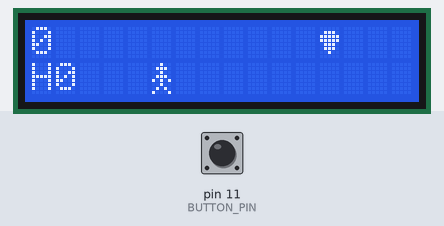
The sketch below on a simulated Arduino Uno, built with avr-gcc and run on an emulated ATmega328P. Parts: 16×2 character LCD. The inputs (shaded band) are chosen by the test bench; at power-on: pin 11 (BUTTON_PIN) HIGH. Random numbers use the default seed unless the sketch sets one.

Above: at 1.2 s.
1.3 s: pin 11 (BUTTON_PIN) pulled LOW for 0.15 s
At 1.75 s:
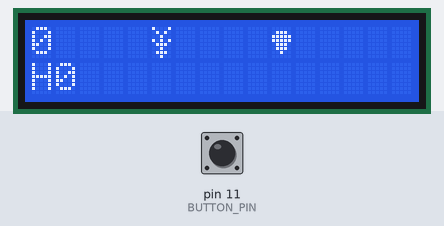
2.0 s: pin 11 (BUTTON_PIN) pulled LOW for 1 s
At 2.35 s:
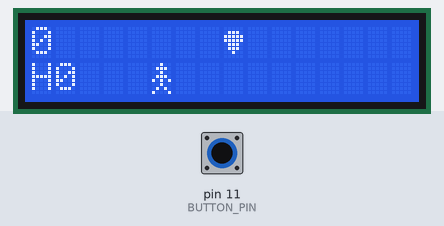
3.6 s: pin 11 (BUTTON_PIN) pulled LOW for 0.15 s
At 5.7 s:
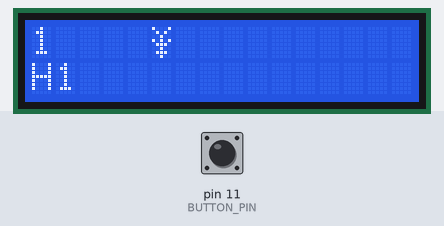
6.0 s: pin 11 (BUTTON_PIN) pulled LOW for 3.2 s
At 22.7 s:
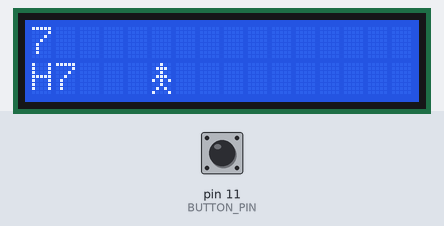

The sketch:

gravityguy.ino
```cpp
#include <Wire.h>
#include <LiquidCrystal_I2C.h>

// Matches the 16x2 I2C LCD and button wiring used in byteClicker2.
// blac-grd wh-5v, pur-a5, gry-a4
LiquidCrystal_I2C lcd(0x27, 16, 2);

const uint8_t BUTTON_PIN = 11;
const uint8_t PLAYER_COLUMN = 5;
const uint8_t PLAYER_TOP_GLYPH = 0;
const uint8_t PLAYER_BOTTOM_GLYPH = 1;
const uint8_t BOTTOM_SPIKE_GLYPH = 2;
const uint8_t TOP_SPIKE_GLYPH = 3;
const uint8_t LCD_COLUMNS = 16;
const unsigned long DEBOUNCE_MS = 30;
const unsigned long HIT_FLASH_MS = 500;
const unsigned long SCORE_INTERVAL_MS = 3000;
const unsigned long START_MOVE_INTERVAL_MS = 300;
const unsigned long MIN_MOVE_INTERVAL_MS = 92;
const unsigned long SPEEDUP_PER_SCORE_MS = 5;
const unsigned long MIN_SPAWN_GAP_MS = 250;
const unsigned long MAX_SPAWN_GAP_MS = 1300;
const unsigned long RENDER_INTERVAL_MS = 50;
const unsigned long SECOND_OBSTACLE_MIN_DELAY_MS = 500;
const unsigned long SECOND_OBSTACLE_MAX_DELAY_MS = 1000;
const uint8_t SECOND_OBSTACLE_LEVEL = 10;
const uint8_t SECOND_OBSTACLE_CHANCE_DENOMINATOR = 3;
const uint8_t MAX_OBSTACLES = 2;

enum Lane {
  TOP_LANE,
  BOTTOM_LANE
};

struct Obstacle {
  bool active;
  bool pending;
  Lane lane;
  int8_t column;
  unsigned long lastMoveMs;
  unsigned long spawnAtMs;
};

byte playerIconUpsideDown[8] = {
  B10001,
  B01010,
  B00100,
  B10101,
  B01110,
  B00100,
  B01110,
  B00100
};

byte playerIcon[8] = {
  B00100,
  B01110,
  B00100,
  B01110,
  B10101,
  B00100,
  B01010,
  B10001
};

byte obstacleIcon[8] = {
  B00000,
  B00100,
  B01110,
  B01110,
  B11111,
  B11111,
  B01110,
  B00000
};

byte topSpikeIcon[8] = {
  B00000,
  B01110,
  B11111,
  B11111,
  B01110,
  B01110,
  B00100,
  B00000
};

unsigned long score = 0;
unsigned long highScore = 0;
unsigned long lastButtonChangeMs = 0;
unsigned long lastMoveMs = 0;
unsigned long lastRenderMs = 0;
unsigned long lastScoreTickMs = 0;
unsigned long hitFlashStartedMs = 0;
unsigned long lastObstacleEndedMs = 0;
unsigned long spawnGapMs = 0;
bool lastButtonReading = HIGH;
bool stableButtonState = HIGH;
bool playerOnTop = false;
bool obstacleWaveActive = false;
bool showHitFlash = false;
Obstacle obstacles[MAX_OBSTACLES] = {};

unsigned long moveIntervalMs() {
  const unsigned long speedupLimit =
      START_MOVE_INTERVAL_MS - MIN_MOVE_INTERVAL_MS;
  const unsigned long scoresToMinimum =
      (speedupLimit + SPEEDUP_PER_SCORE_MS - 1) / SPEEDUP_PER_SCORE_MS;
  if (score >= scoresToMinimum) {
    return MIN_MOVE_INTERVAL_MS;
  }
  return START_MOVE_INTERVAL_MS - score * SPEEDUP_PER_SCORE_MS;
}

void readButton(unsigned long now) {
  const bool reading = digitalRead(BUTTON_PIN);

  if (reading != lastButtonReading) {
    lastButtonReading = reading;
    lastButtonChangeMs = now;
  }

  if (now - lastButtonChangeMs >= DEBOUNCE_MS &&
      reading != stableButtonState) {
    stableButtonState = reading;
    if (stableButtonState == LOW) {
      playerOnTop = !playerOnTop;
    }
  }
}

void scheduleNextWave(unsigned long now) {
  obstacleWaveActive = false;
  for (uint8_t i = 0; i < MAX_OBSTACLES; ++i) {
    obstacles[i].active = false;
    obstacles[i].pending = false;
  }
  lastObstacleEndedMs = now;
  spawnGapMs = random(MIN_SPAWN_GAP_MS, MAX_SPAWN_GAP_MS);
}

Lane randomLane() {
  return random(0, 2) == 0 ? TOP_LANE : BOTTOM_LANE;
}

void activateObstacle(uint8_t index, Lane lane, unsigned long now) {
  obstacles[index].active = true;
  obstacles[index].pending = false;
  obstacles[index].lane = lane;
  obstacles[index].column = LCD_COLUMNS - 1;
  obstacles[index].lastMoveMs = now;
}

void startObstacleWave(unsigned long now) {
  for (uint8_t i = 0; i < MAX_OBSTACLES; ++i) {
    obstacles[i].active = false;
    obstacles[i].pending = false;
  }

  obstacleWaveActive = true;
  activateObstacle(0, randomLane(), now);

  if (score > SECOND_OBSTACLE_LEVEL &&
      random(0, SECOND_OBSTACLE_CHANCE_DENOMINATOR) == 0) {
    obstacles[1].pending = true;
    obstacles[1].lane = randomLane();
    obstacles[1].spawnAtMs =
        now + random(SECOND_OBSTACLE_MIN_DELAY_MS,
                     SECOND_OBSTACLE_MAX_DELAY_MS);
  }
}

bool playerCollidesWith(const Obstacle& obstacle) {
  return (obstacle.lane == TOP_LANE && playerOnTop) ||
         (obstacle.lane == BOTTOM_LANE && !playerOnTop);
}

void handleCollision(unsigned long now) {
  score = 0;
  lastScoreTickMs = now;
  showHitFlash = true;
  hitFlashStartedMs = now;
  scheduleNextWave(now);
}

void updateObstacleWave(unsigned long now) {
  if (!obstacleWaveActive) {
    if (now - lastObstacleEndedMs >= spawnGapMs) {
      startObstacleWave(now);
    }
    return;
  }

  for (uint8_t i = 0; i < MAX_OBSTACLES; ++i) {
    Obstacle& obstacle = obstacles[i];
    if (obstacle.pending) {
      if (static_cast<long>(now - obstacle.spawnAtMs) >= 0) {
        activateObstacle(i, obstacle.lane, now);
      } else {
        continue;
      }
    }
    if (!obstacle.active) {
      continue;
    }

    if (now - obstacle.lastMoveMs < moveIntervalMs()) {
      continue;
    }
    obstacle.lastMoveMs = now;
    --obstacle.column;

    if (obstacle.column == PLAYER_COLUMN &&
        playerCollidesWith(obstacle)) {
      handleCollision(now);
      return;
    }
    if (obstacle.column < 0) {
      obstacle.active = false;
    }
  }

  for (uint8_t i = 0; i < MAX_OBSTACLES; ++i) {
    if (obstacles[i].active || obstacles[i].pending) {
      return;
    }
  }
  scheduleNextWave(now);
}

void updateGame(unsigned long now) {
  const unsigned long elapsedScoreTime = now - lastScoreTickMs;
  if (elapsedScoreTime >= SCORE_INTERVAL_MS) {
    const unsigned long pointsEarned = elapsedScoreTime / SCORE_INTERVAL_MS;
    score += pointsEarned;
    lastScoreTickMs += pointsEarned * SCORE_INTERVAL_MS;
    if (score > highScore) {
      highScore = score;
    }
  }

  updateObstacleWave(now);
}

void putNumberOnRow(byte row[LCD_COLUMNS], unsigned long value,
                    uint8_t firstColumn) {
  char digits[10];
  uint8_t digitCount = 0;

  do {
    digits[digitCount++] = '0' + (value % 10);
    value /= 10;
  } while (value > 0 && digitCount < sizeof(digits));

  for (uint8_t i = 0; i < digitCount; ++i) {
    if (firstColumn + i < LCD_COLUMNS) {
      row[firstColumn + i] = digits[digitCount - i - 1];
    }
  }
}

void drawGame(unsigned long now) {
  byte topRow[LCD_COLUMNS];
  byte bottomRow[LCD_COLUMNS];
  for (uint8_t column = 0; column < LCD_COLUMNS; ++column) {
    topRow[column] = ' ';
    bottomRow[column] = ' ';
  }

  if (showHitFlash && now - hitFlashStartedMs < HIT_FLASH_MS) {
    topRow[0] = '!';
  } else {
    showHitFlash = false;
  }

  if (playerOnTop) {
    topRow[PLAYER_COLUMN] = PLAYER_TOP_GLYPH;
  } else {
    bottomRow[PLAYER_COLUMN] = PLAYER_BOTTOM_GLYPH;
  }

  for (uint8_t i = 0; i < MAX_OBSTACLES; ++i) {
    const Obstacle& obstacle = obstacles[i];
    if (obstacle.active && obstacle.column >= 0 &&
        obstacle.column < LCD_COLUMNS) {
      if (obstacle.lane == TOP_LANE) {
        topRow[obstacle.column] = TOP_SPIKE_GLYPH;
      } else {
        bottomRow[obstacle.column] = BOTTOM_SPIKE_GLYPH;
      }
    }
  }
  bottomRow[0] = 'H';
  putNumberOnRow(topRow, score, 0);
  putNumberOnRow(bottomRow, highScore, 1);

  lcd.setCursor(0, 0);
  for (uint8_t column = 0; column < LCD_COLUMNS; ++column) {
    lcd.write(topRow[column]);
  }
  lcd.setCursor(0, 1);
  for (uint8_t column = 0; column < LCD_COLUMNS; ++column) {
    lcd.write(bottomRow[column]);
  }
}

void setup() {
  pinMode(BUTTON_PIN, INPUT_PULLUP);
  randomSeed(analogRead(A0));
  lcd.init();
  lcd.backlight();
  lcd.createChar(PLAYER_TOP_GLYPH, playerIconUpsideDown);
  lcd.createChar(PLAYER_BOTTOM_GLYPH, playerIcon);
  lcd.createChar(BOTTOM_SPIKE_GLYPH, obstacleIcon);
  lcd.createChar(TOP_SPIKE_GLYPH, topSpikeIcon);

  const unsigned long now = millis();
  lastObstacleEndedMs = now;
  lastScoreTickMs = now;
  startObstacleWave(now);
  lastRenderMs = now - RENDER_INTERVAL_MS;
}

void loop() {
  const unsigned long now = millis();
  readButton(now);
  updateGame(now);

  if (now - lastRenderMs >= RENDER_INTERVAL_MS) {
    lastRenderMs = now;
    drawGame(now);
  }
}
```
